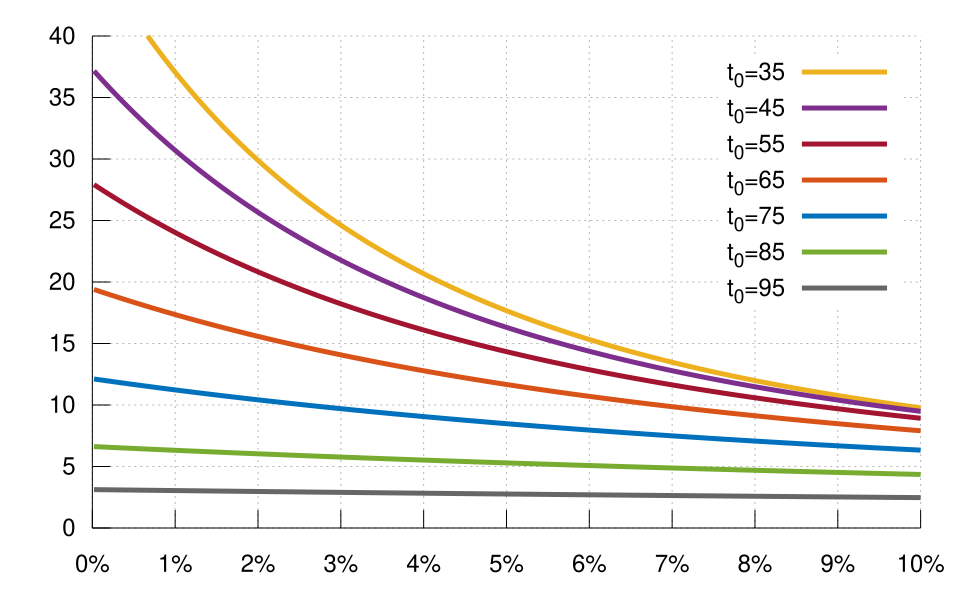

The script that saved this image:
set term svg size 971,600 enhanced font 'Helvetica, 24'
set output 'af.svg'

set samples 500
set xrange [0:10]
set yrange [0:40]
set xtics 1
set ytics 5
set xzeroaxis lt -1 lc rgb "black" lw 1
set yzeroaxis lt -1 lc rgb "black" lw 1

# Add light grid to plot. gnuplotting.org/code/grid.cfg
set style line 102 lc rgb '#b6b7b9' lt 0 lw 1
set grid back ls 102

set border 0

# unset xzeroaxis
# unset yzeroaxis

set xtics nomirror
set ytics nomirror

set format x "%1.0f%%"

# Draw the Gompertz distribution's pdf
set key right top

b = 1 / 9.5
t_m = 87.25

eta(t_0) = exp(b * (t_0 - t_m))

af(r, t_0) = \
      100 * (1 - exp(eta(t_0)) * eta(t_0) ** (r / 100 / b) * gamma(1 - r / 100 / b) * (1 - igamma(1 - r / 100 / b, eta(t_0)))) / r

plot \
     af(x, 35) t "t_0=35" lc rgb "#edb120" lw 5,\
     af(x, 45) t "t_0=45" lc rgb "#7e2f8e" lw 5,\
     af(x, 55) t "t_0=55" lc rgb "#a2142f" lw 5,\
     af(x, 65) t "t_0=65" lc rgb "#d95319" lw 5,\
     af(x, 75) t "t_0=75" lc rgb "#0072bd" lw 5,\
     af(x, 85) t "t_0=85" lc rgb "#77ac30" lw 5,\
     af(x, 95) t "t_0=95" lc rgb "#666666" lw 5
